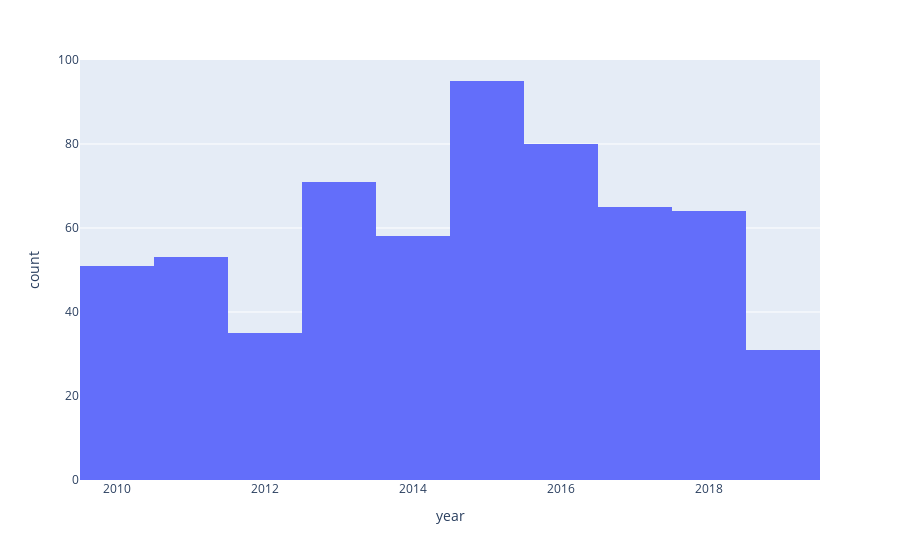

Notebook code cell kept with this figure:
### Markdown cell above
### Gráfico de Histograma - Ano

### Code cell
fig6 = px.histogram(df, x="year")
fig6.show()

### Figure 1 — Plotly figure (JSON) as saved in the notebook; plotly's stock layout.template omitted (floating-point values rounded to 4 significant figures; data arrays with more than 128 entries replaced by an {"elided": "..."} marker saying what was removed)
{"data": [{"alignmentgroup": "True", "bingroup": "x", "hovertemplate": "year=%{x}<br>count=%{y}<extra></extra>", "legendgroup": "", "marker": {"color": "#636efa", "pattern": {"shape": ""}}, "name": "", "offsetgroup": "", "orientation": "v", "showlegend": false, "type": "histogram", "x": {"elided": "603 int values"}, "xaxis": "x", "yaxis": "y"}], "layout": {"barmode": "relative", "legend": {"tracegroupgap": 0}, "margin": {"t": 60}, "xaxis": {"anchor": "y", "domain": [0, 1], "title": {"text": "year"}}, "yaxis": {"anchor": "x", "domain": [0, 1], "title": {"text": "count"}}}}
